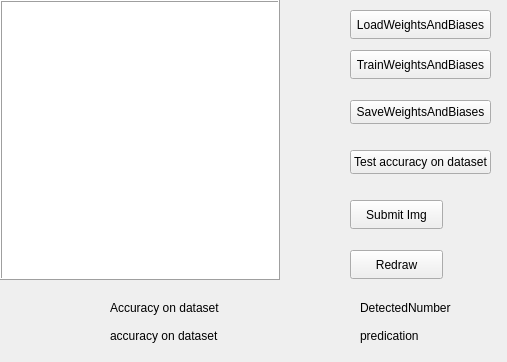
<?xml version="1.0" encoding="UTF-8"?>
<ui version="4.0">
 <class>Digit_recognizer_projectClass</class>
 <widget class="QWidget" name="Digit_recognizer_projectClass">
  <property name="geometry">
   <rect>
    <x>0</x>
    <y>0</y>
    <width>507</width>
    <height>362</height>
   </rect>
  </property>
  <property name="windowTitle">
   <string>Digit_recognizer_project</string>
  </property>
  <widget class="QPushButton" name="submitButton">
   <property name="geometry">
    <rect>
     <x>350</x>
     <y>200</y>
     <width>93</width>
     <height>29</height>
    </rect>
   </property>
   <property name="text">
    <string>Submit Img</string>
   </property>
  </widget>
  <widget class="QPushButton" name="redrawButton">
   <property name="geometry">
    <rect>
     <x>350</x>
     <y>250</y>
     <width>93</width>
     <height>29</height>
    </rect>
   </property>
   <property name="text">
    <string>Redraw</string>
   </property>
  </widget>
  <widget class="QGraphicsView" name="graphicsView">
   <property name="geometry">
    <rect>
     <x>0</x>
     <y>0</y>
     <width>280</width>
     <height>280</height>
    </rect>
   </property>
   <property name="focusPolicy">
    <enum>Qt::FocusPolicy::NoFocus</enum>
   </property>
   <property name="frameShape">
    <enum>QFrame::Shape::Box</enum>
   </property>
   <property name="frameShadow">
    <enum>QFrame::Shadow::Raised</enum>
   </property>
  </widget>
  <widget class="QPushButton" name="LoadButton">
   <property name="geometry">
    <rect>
     <x>350</x>
     <y>10</y>
     <width>141</width>
     <height>29</height>
    </rect>
   </property>
   <property name="sizePolicy">
    <sizepolicy hsizetype="Minimum" vsizetype="Ignored">
     <horstretch>0</horstretch>
     <verstretch>0</verstretch>
    </sizepolicy>
   </property>
   <property name="cursor">
    <cursorShape>SizeFDiagCursor</cursorShape>
   </property>
   <property name="text">
    <string>LoadWeightsAndBiases</string>
   </property>
  </widget>
  <widget class="QLabel" name="result">
   <property name="geometry">
    <rect>
     <x>360</x>
     <y>320</y>
     <width>111</width>
     <height>31</height>
    </rect>
   </property>
   <property name="text">
    <string>predication</string>
   </property>
  </widget>
  <widget class="QPushButton" name="Train">
   <property name="geometry">
    <rect>
     <x>350</x>
     <y>50</y>
     <width>141</width>
     <height>29</height>
    </rect>
   </property>
   <property name="sizePolicy">
    <sizepolicy hsizetype="Minimum" vsizetype="Ignored">
     <horstretch>0</horstretch>
     <verstretch>0</verstretch>
    </sizepolicy>
   </property>
   <property name="cursor">
    <cursorShape>SizeFDiagCursor</cursorShape>
   </property>
   <property name="text">
    <string>TrainWeightsAndBiases</string>
   </property>
  </widget>
  <widget class="QLabel" name="accuracy">
   <property name="geometry">
    <rect>
     <x>110</x>
     <y>320</y>
     <width>111</width>
     <height>31</height>
    </rect>
   </property>
   <property name="text">
    <string>accuracy on dataset</string>
   </property>
  </widget>
  <widget class="QPushButton" name="Save">
   <property name="geometry">
    <rect>
     <x>350</x>
     <y>100</y>
     <width>141</width>
     <height>24</height>
    </rect>
   </property>
   <property name="text">
    <string>SaveWeightsAndBiases</string>
   </property>
  </widget>
  <widget class="QPushButton" name="Test">
   <property name="geometry">
    <rect>
     <x>350</x>
     <y>150</y>
     <width>141</width>
     <height>24</height>
    </rect>
   </property>
   <property name="text">
    <string>Test accuracy on dataset</string>
   </property>
  </widget>
  <widget class="QLabel" name="label">
   <property name="geometry">
    <rect>
     <x>360</x>
     <y>300</y>
     <width>101</width>
     <height>16</height>
    </rect>
   </property>
   <property name="text">
    <string>DetectedNumber</string>
   </property>
  </widget>
  <widget class="QLabel" name="label_2">
   <property name="geometry">
    <rect>
     <x>110</x>
     <y>300</y>
     <width>111</width>
     <height>16</height>
    </rect>
   </property>
   <property name="text">
    <string>Accuracy on dataset</string>
   </property>
  </widget>
 </widget>
 <layoutdefault spacing="6" margin="11"/>
 <resources>
  <include location="Digit_recognizer_project.qrc"/>
 </resources>
 <connections/>
</ui>
